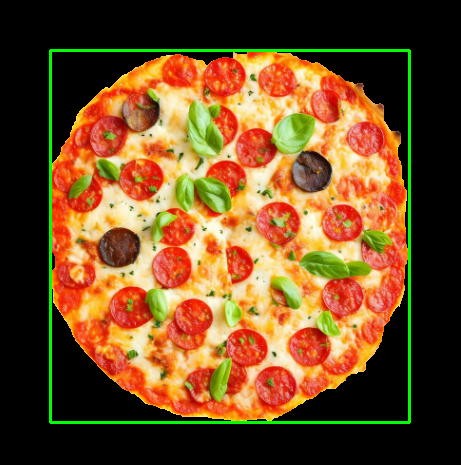
#> input picture ExtractedFeatures/pizza/Screenshot 2024-02-17 141929.png, 461 x 465 px, found by its file name; its folder holds only this picture in this run
$ python grac.py
#> lines starting #> are read from the running program, lines starting #| are printed output that depends on the picture; after the words box and inside, x2 and y2 are one past the last pixel; in counts of white or black regions, pixels touching at a corner belong together
import cv2
import os
import numpy as np
from sklearn.decomposition import PCA

class ImagePreprocessor:
    def __init__(self, n_components):
        self.n_components = n_components
        self.pca = PCA(n_components=n_components)

    def preprocess(self, input_folder, output_folder):
        # Iterate through all files in the input folder
        for filename in os.listdir(input_folder):
            # Create the full path for the input image
            image_path = os.path.join(input_folder, filename)

            # Read the image in grayscale
            gray_image = cv2.imread(image_path, cv2.IMREAD_GRAYSCALE)
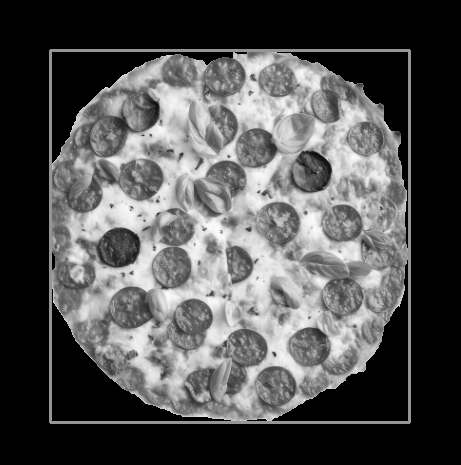
#> gray_image: shape (465, 461); min 0, max 251, mean 81.6
            if gray_image is None:
                print(f"Error: Unable to read image from '{image_path}'")
                continue

            # Convert grayscale image to 3-channel (CV_8UC3) for GrabCut
            color_image = cv2.cvtColor(gray_image, cv2.COLOR_GRAY2BGR)

            # Create a mask initialized with zeros
            mask = np.zeros(color_image.shape[:2], np.uint8)

            # Define the foreground and background models for GrabCut
            bgd_model = np.zeros((1, 65), np.float64)
            fgd_model = np.zeros((1, 65), np.float64)

            # Define the rectangle enclosing the object to be segmented
            rectangle = (50, 50, color_image.shape[1] - 50, color_image.shape[0] - 50)
#> rectangle = (50, 50, 411, 415)

            # Apply GrabCut algorithm to segment the foreground
            cv2.grabCut(color_image, mask, rectangle, bgd_model, fgd_model, 5, cv2.GC_INIT_WITH_RECT)

            # Create a mask where all definite and probable foreground areas are marked as 1
            mask2 = np.where((mask == 2) | (mask == 0), 0, 1).astype('uint8')

            # Apply the mask to the original image
            segmented_image = color_image * mask2[:, :, np.newaxis]
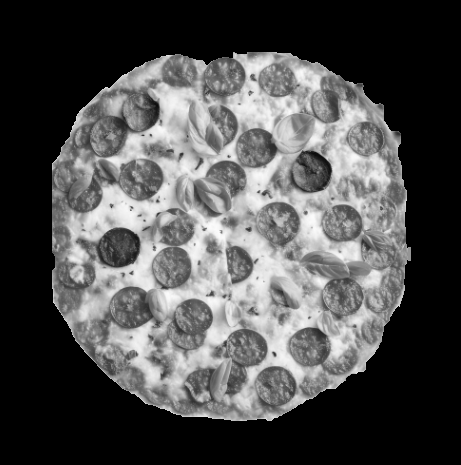
#> segmented_image: shape (465, 461, 3); min 0, max 251, mean 78.6

            # Find contours on the mask
            contours, _ = cv2.findContours(mask2, cv2.RETR_EXTERNAL, cv2.CHAIN_APPROX_SIMPLE)
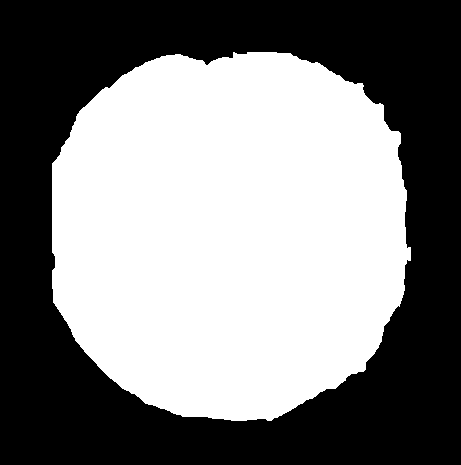
#> mask2: shape (465, 461); values 0 (black) and 1 (white), 50.8% white; 1 black region, box (x1, y1, x2, y2) and area: (0, 0, 461, 465) 105502

            # Draw bounding boxes around contours
            for contour in contours:
                x, y, w, h = cv2.boundingRect(contour)
                cv2.rectangle(segmented_image, (x, y), (x + w, y + h), (0, 255, 0), 2)
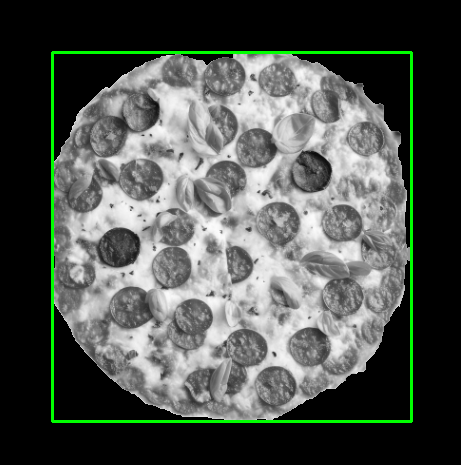
#> segmented_image: shape (465, 461, 3); 2.04% of pixels changed, all inside (x1, y1, x2, y2) = (51, 51, 413, 423)

            # Generate output file path
            output_file = os.path.join(output_folder, filename)

            # Write the preprocessed image with bounding boxes to the output folder
            cv2.imwrite(output_file, segmented_image)
            print(f"Preprocessed image with background removed and bounding boxes saved at: {output_file}")

        return True

# Example usage:
if __name__ == "__main__":
    # Initialize ImagePreprocessor instance with the desired number of PCA components
    image_preprocessor = ImagePreprocessor(n_components=1)

    # Input folder containing images
    input_folder = r'D:\calorie_estimation - Copy\IndianFoodImages\IndianFoodImages\pizza'

    # Output folder to store preprocessed images
    output_folder = r'D:\calorie_estimation - Copy\ExtractedFeatures\pizza\grac'

    # Preprocess images in the input folder and save them in the output folder
    image_preprocessor.preprocess(input_folder, output_folder)

$ run again, on ExtractedFeatures/pizza/Screenshot 2024-02-17 142242.png
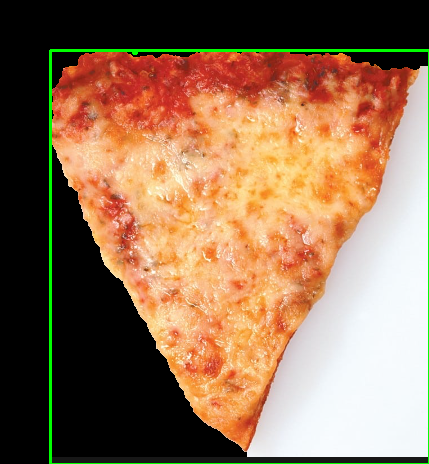
#> input picture ExtractedFeatures/pizza/Screenshot 2024-02-17 142242.png, 429 x 464 px, found by its file name
#> in preprocess, `contours, _ = cv2.findContours(mask2, cv2.RETR_EXTERNAL, cv2.CHAIN_APP..`:
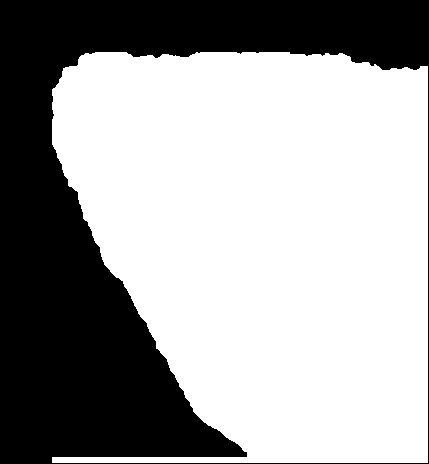
#> mask2: shape (464, 429); values 0 (black) and 1 (white), 63.6% white; 1 black region, box (x1, y1, x2, y2) and area: (0, 0, 429, 464) 72420
#> after the loop in preprocess, `for contour in contours:`:
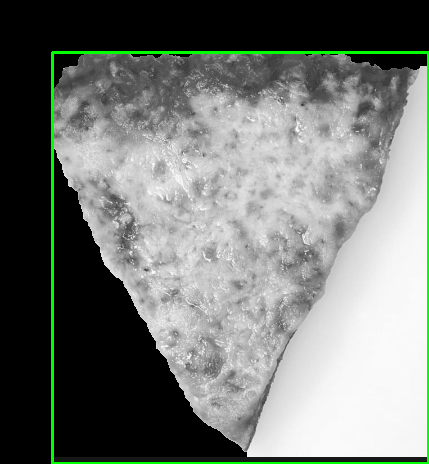
#> segmented_image: shape (464, 429, 3); mean B, G, R 115.1, 120.2, 115.1

$ run again, on ExtractedFeatures/pizza/Screenshot 2024-02-17 142052.png
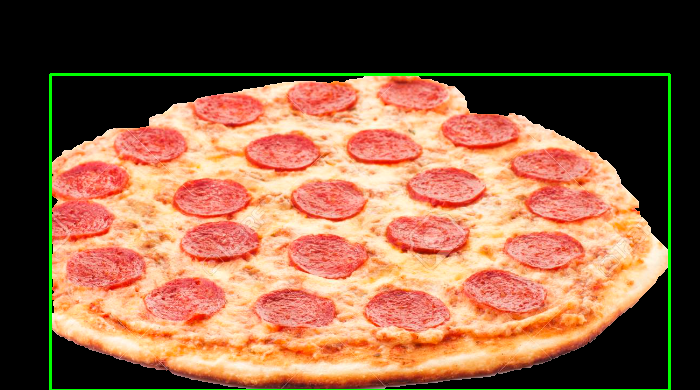
#> input picture ExtractedFeatures/pizza/Screenshot 2024-02-17 142052.png, 700 x 390 px, found by its file name
#> mask2: shape (390, 700); values 0 (black) and 1 (white), 56.3% white; 2 black regions, box (x1, y1, x2, y2) and area: (0, 0, 700, 390) 119128, (256, 389, 364, 390) 108
#> after the loop in preprocess, `for contour in contours:`:
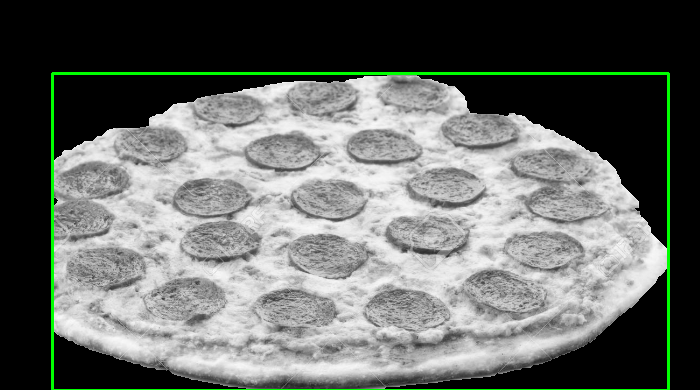
#> segmented_image: shape (390, 700, 3); mean B, G, R 101.5, 105.5, 101.5
